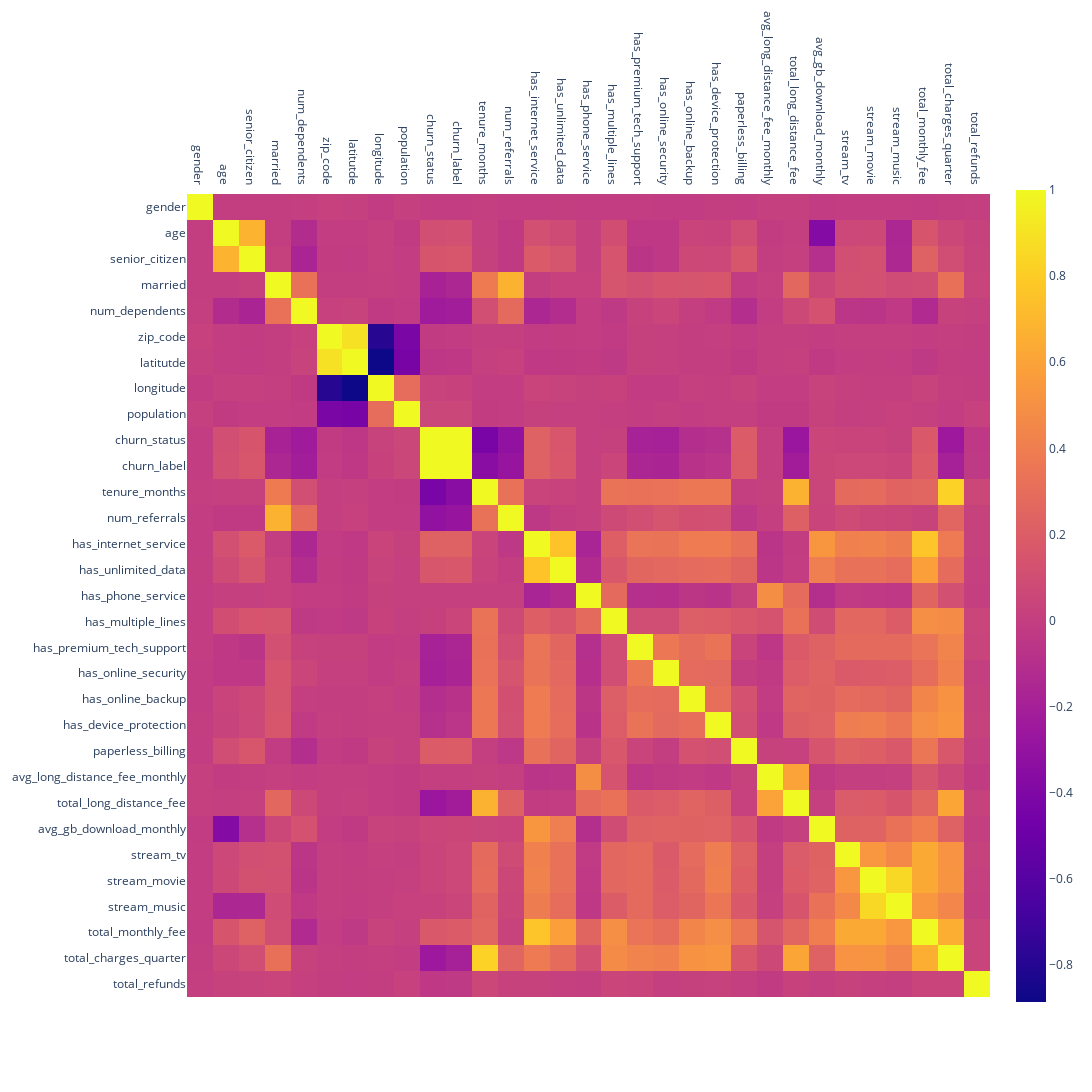

Notebook code for this chart:
### Code cell
corr = combined_df.corr(numeric_only=True)
fig = px.imshow(corr, width=1800, height=1200)
fig.update_xaxes(side="top")
fig.show()

### Figure 1 — Plotly figure (JSON) as saved in the notebook; plotly's stock layout.template omitted (floating-point values rounded to 4 significant figures; data arrays with more than 128 entries replaced by an {"elided": "..."} marker saying what was removed)
{"data": [{"coloraxis": "coloraxis", "hovertemplate": "x: %{x}<br>y: %{y}<br>color: %{z}<extra></extra>", "name": "0", "type": "heatmap", "x": ["gender", "age", "senior_citizen", "married", "num_dependents", "zip_code", "latitutde", "longitude", "population", "churn_status", "churn_label", "tenure_months", "num_referrals", "has_internet_service", "has_unlimited_data", "has_phone_service", "has_multiple_lines", "has_premium_tech_support", "has_online_security", "has_online_backup", "has_device_protection", "paperless_billing", "avg_long_distance_fee_monthly", "total_long_distance_fee", "avg_gb_download_monthly", "stream_tv", "stream_movie", "stream_music", "total_monthly_fee", "total_charges_quarter", "total_refunds"], "xaxis": "x", "y": ["gender", "age", "senior_citizen", "married", "num_dependents", "zip_code", "latitutde", "longitude", "population", "churn_status", "churn_label", "tenure_months", "num_referrals", "has_internet_service", "has_unlimited_data", "has_phone_service", "has_multiple_lines", "has_premium_tech_support", "has_online_security", "has_online_backup", "has_device_protection", "paperless_billing", "avg_long_distance_fee_monthly", "total_long_distance_fee", "avg_gb_download_monthly", "stream_tv", "stream_movie", "stream_music", "total_monthly_fee", "total_charges_quarter", "total_refunds"], "yaxis": "y", "z": {"elided": "31x31 float values"}}], "layout": {"coloraxis": {"colorscale": [[0, "#0d0887"], [0.1111, "#46039f"], [0.2222, "#7201a8"], [0.3333, "#9c179e"], [0.4444, "#bd3786"], [0.5556, "#d8576b"], [0.6667, "#ed7953"], [0.7778, "#fb9f3a"], [0.8889, "#fdca26"], [1, "#f0f921"]]}, "height": 1200, "margin": {"t": 60}, "width": 1800, "xaxis": {"anchor": "y", "constrain": "domain", "domain": [0, 1], "scaleanchor": "y", "side": "top"}, "yaxis": {"anchor": "x", "autorange": "reversed", "constrain": "domain", "domain": [0, 1]}}}
